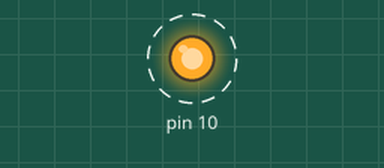
Recording of a sketch running on a simulated Arduino Uno, built with avr-gcc and run on an emulated ATmega328P. Shown: output pins drawn as LEDs (lit = HIGH). Dashed ring = blinking.

Above: at 0.02 s.
Timing chart, 0 to 3.0 s (numbered marks = the images above):
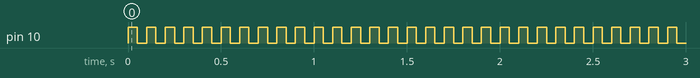

The sketch:

pwm_pinGenerico_dutyCicleFisso.ino
```cpp
void setup() {
  pinMode(10, OUTPUT);
}

void loop() {
  digitalWrite(10,HIGH);
  delay(50);
  digitalWrite(10,LOW);
  delay(50);
}
```

Measured:
- by itself, pin 10: alternates HIGH for 0.05 s and LOW for 0.05 s
